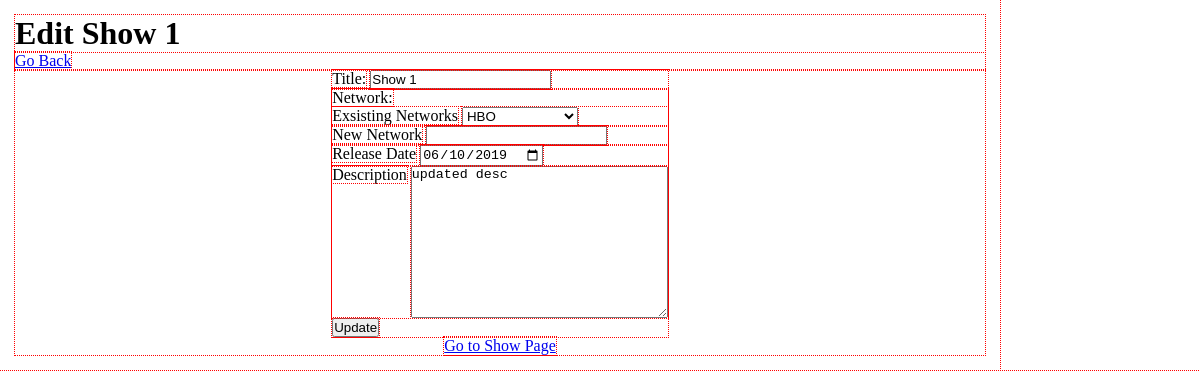
The app's page /shows/1/edit with its own data.
### restful_tv_app/models.py (models this page shows)
class TV_Show(models.Model):
    title = models.CharField(max_length=255)
    networks = models.ManyToManyField(Network, related_name="shows")
    release_date = models.DateField()
    desc = models.TextField()
    created_at = DateTimeField(auto_now_add=True)
    updated_at = DateTimeField(auto_now=True)
    objects = TV_Show_Manager()

### restful_tv_app/views.py (the view)
# urls.py: path('shows/<int:id>/edit', views.edit_show),
def edit_show(request, id):
    this_show = TV_Show.objects.get(id = id)
    context = {
        "show": this_show,
        "networks": Network.objects.exclude(shows=id),
        "all_networks": Network.objects.all()
    }
    return render(request, "edit_show.html", context)

### restful_tv_app/templates/edit_show.html (shortened to what this page needs)
<!DOCTYPE html>
<html lang="en">
<head>
    {% load static %}
    <link rel="stylesheet" href="{% static 'css/style.css' %}">
</head>
<body>
    <div class="wrapper">
        <header class="page_header">
            <h1>Edit Show {{show.id}}</h1>
            <a href="/shows" class="return_to_home">Go Back</a>
        </header>
        <main class="main_content form_page_main_content">
            <form action="/shows/{{show.id}}/update" class="update_show_form"
                method="POST">
                <div class="form_top_container">
                    <label for="title">Title:</label>
                    <input type="text" name="title"
                        value="{{show.title}}" class="title text_input">
                </div>
                <div class="form_mid_container">
                    <div class="left_side">
                        <label for="network">Network:</label>
                        <div class="exsiting_networks">
                            <label for="exsisting_networks">Exsisting
                                Networks</label>
                            <select name="network">
                                {% for network in all_networks %}
                                <option value="{{network.id}}">{{network.name}}
                                </option>
                                {% endfor %}
                            </select>
                        </div>
                        <div class="new_network">
                            <label for="add_new_network">New Network</label>
                            <input type="text" name="add_new_network"
                                class="add_new_network">
                        </div>
                    </div>
                    <div class="right_side">
                        <label for="release_date">Release Date</label>
                        <input type="date"
                            value="{{show.release_date|date:'Y-m-d'}}"
                            name="release_date">
                    </div>
                </div>
                <div class="form_bottom_container">
                    <label for="desc">Description</label>
                    <textarea name="desc" cols="30" rows="10"
                        class="desc">{{show.desc}}</textarea>
                </div>
                <button type="submit">Update</button>
            </form>
            <a href="/shows/{{show.id}}">Go to Show Page</a>
        </main>
    </div>
</body>
</html>

### restful_tv_app/static/css/style.css (style rules this page uses)
* { padding: 0; margin: 0; box-sizing: border-box; vertical-align: text-top; outline: 1px dotted red; }
.wrapper { width: 1000px; padding: 15px; }
.page_header { width: 100%; }
.main_content { width: 100%; display: flex; flex-direction: column; align-items: center; }

### records on screen
TV_Show: id "1", title "Show 1", release_date "06/10/2019", desc "updated desc"

### other values on screen
form field network "HBO"
